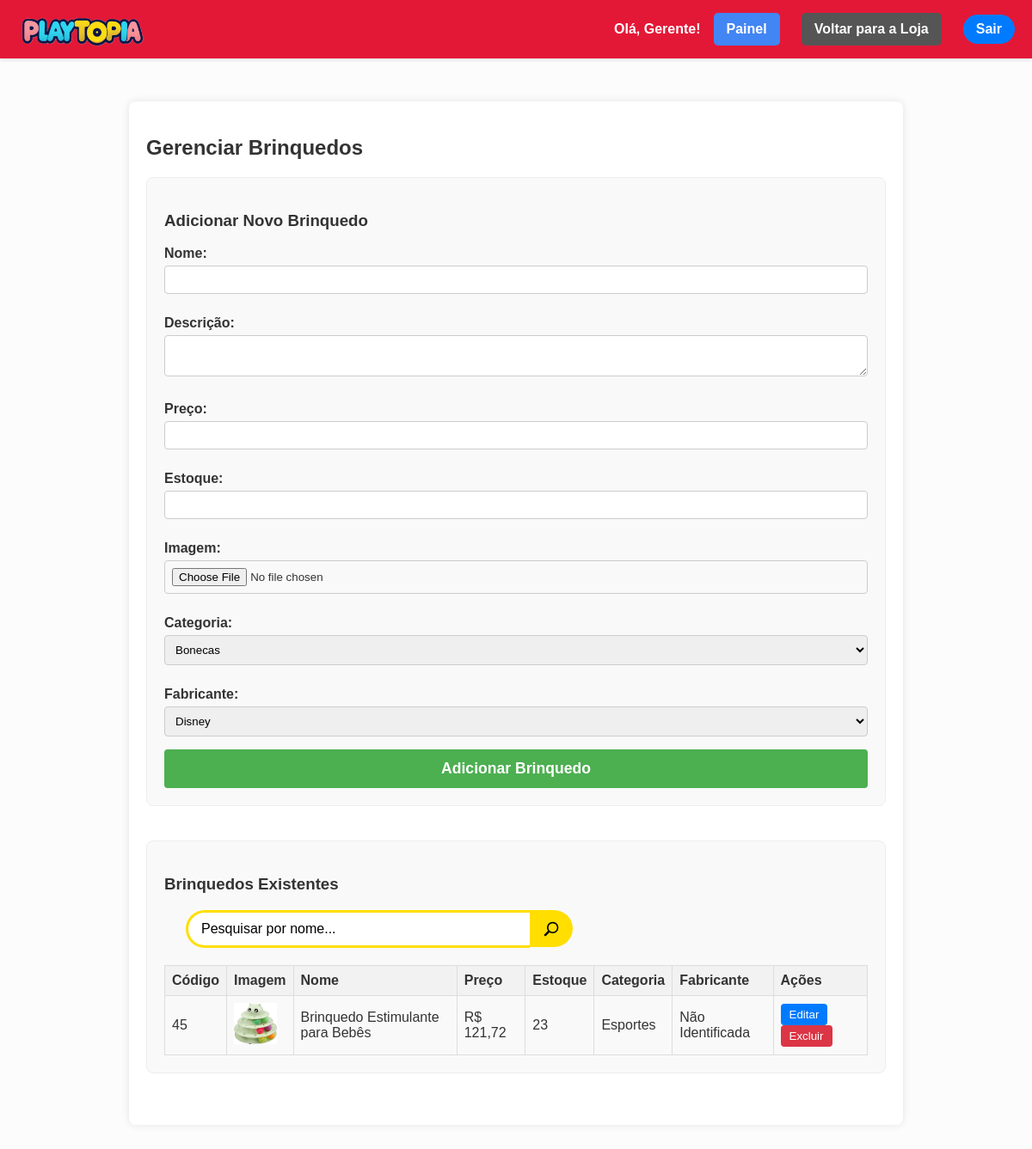
The page /loja_brinquedos/gerenciar_brinquedos.php?busca=Brinquedo Estimulante para Bebês (signed in) on the database its author committed.
### tables this page shows
CREATE TABLE IF NOT EXISTS `brinquedos` (
  `codigo` int(5) NOT NULL AUTO_INCREMENT,
  `nome` varchar(70) NOT NULL,
  `descricao` text NOT NULL,
  `preco` decimal(10,2) NOT NULL,
  `estoque` int(3) NOT NULL DEFAULT '0',
  `imagem` varchar(100) NOT NULL,
  `codcategoria` int(5) NOT NULL,
  `codfabricante` int(5) NOT NULL,
  PRIMARY KEY (`codigo`),
  KEY `codcategoria` (`codcategoria`),
  KEY `codfabricante` (`codfabricante`)
);

CREATE TABLE IF NOT EXISTS `categoria` (
  `codigo` int(5) NOT NULL AUTO_INCREMENT,
  `nome` varchar(100) NOT NULL,
  PRIMARY KEY (`codigo`)
);

CREATE TABLE IF NOT EXISTS `fabricante` (
  `codigo` int(5) NOT NULL AUTO_INCREMENT,
  `nome` varchar(100) NOT NULL,
  PRIMARY KEY (`codigo`),
  UNIQUE KEY `nome` (`nome`)
);

### loja_brinquedos/gerenciar_brinquedos.php (the view, shortened to what this page needs)
<?php
require_once "db_connection.php";
$whereClause = '';
$params = array();
$types = '';
if (isset($_GET['busca']) && !empty($_GET['busca'])) {
    $searchTerm = '%' . $_GET['busca'] . '%';
    $whereClause .= " WHERE b.nome LIKE ?";
    $params[] = &$searchTerm;
    $types .= 's';
}
$sql = "SELECT b.*, c.nome AS categoria_nome, f.nome AS fabricante_nome FROM brinquedos b
        JOIN categoria c ON b.codcategoria = c.codigo
        JOIN fabricante f ON b.codfabricante = f.codigo" . $whereClause . " ORDER BY b.nome ASC";
$stmt = $conn->prepare($sql);
if (!empty($params)) {
    array_unshift($params, $types);
    call_user_func_array(array($stmt, 'bind_param'), $params);
}
$stmt->execute();
$result_brinquedos = $stmt->get_result();
$sql_categorias = "SELECT codigo, nome FROM categoria ORDER BY nome ASC";
$result_categorias = $conn->query($sql_categorias);
$sql_fabricantes = "SELECT codigo, nome FROM fabricante ORDER BY nome ASC";
$result_fabricantes = $conn->query($sql_fabricantes);
?>
<!DOCTYPE html>
<html lang="pt-BR">
<head>
    <link rel="stylesheet" href="styles.css">
</head>
<body>
<div class="header">
    <a href="loja.php">
        <img src="logo.png" alt="Logo da Loja de Brinquedos" class="logo-loja-adm">
    </a>
    <div class="user-actions">
        <span class="welcome-message">Olá, Gerente!</span>
        <a href="administracao.php" class="admin-btn">Painel</a>
        <a href="loja.php" class="home-btn">Voltar para a Loja</a>
        <a href="logout.php" class="logout-btn">Sair</a>
    </div>
</div>
<div class="admin-container">
    <h2>Gerenciar Brinquedos</h2>
    <div class="admin-section">
        <h3>Adicionar Novo Brinquedo</h3>
        <form action="gerenciar_brinquedos.php" method="post" enctype="multipart/form-data" class="add-form">
            <label for="nome">Nome:</label>
            <input type="text" name="nome" id="nome" required>
            <label for="descricao">Descrição:</label>
            <textarea name="descricao" id="descricao" required></textarea>
            <label for="preco">Preço:</label>
            <input type="number" name="preco" id="preco" step="0.01" min="0" required>
            <label for="estoque">Estoque:</label>
            <input type="number" name="estoque" id="estoque" min="0" required>
            <label for="imagem">Imagem:</label>
            <input type="file" name="imagem" id="imagem" required>
            <label for="codcategoria">Categoria:</label>
            <select name="codcategoria" id="codcategoria" required>
                <?php $result_categorias->data_seek(0); ?>
                <?php while($cat = $result_categorias->fetch_assoc()): ?>
                    <option value="<?php echo $cat['codigo']; ?>"><?php echo htmlspecialchars($cat['nome']); ?></option>
                <?php endwhile; ?>
            </select>
            <label for="codfabricante">Fabricante:</label>
            <select name="codfabricante" id="codfabricante" required>
                <?php $result_fabricantes->data_seek(0); ?>
                <?php while($fab = $result_fabricantes->fetch_assoc()): ?>
                    <option value="<?php echo $fab['codigo']; ?>"><?php echo htmlspecialchars($fab['nome']); ?></option>
                <?php endwhile; ?>
            </select>
            <button type="submit" class="submit-btn">Adicionar Brinquedo</button>
        </form>
    </div>
    <div class="admin-section">
        <h3>Brinquedos Existentes</h3>
        <form action="gerenciar_brinquedos.php" method="get" class="search-form">
            <input type="text" name="busca" placeholder="Pesquisar por nome...">
            <button class="search-button" type="submit">
                <img src="lupa.png" alt="Buscar" height="20" width="20">
            </button>
        </form>
        <table class="data-table">
            <thead>
                <tr>
                    <th>Código</th>
                    <th>Imagem</th>
                    <th>Nome</th>
                    <th>Preço</th>
                    <th>Estoque</th>
                    <th>Categoria</th>
                    <th>Fabricante</th>
                    <th>Ações</th>
                </tr>
            </thead>
            <tbody>
                <?php if ($result_brinquedos->num_rows > 0): ?>
                    <?php while($brinquedo = $result_brinquedos->fetch_assoc()): ?>
                    <tr>
                        <td><?php echo htmlspecialchars($brinquedo['codigo']); ?></td>
                        <td><img src="fotos/<?php echo htmlspecialchars($brinquedo['imagem']); ?>" alt="Imagem do Brinquedo" style="width: 50px;"></td>
                        <td><?php echo htmlspecialchars($brinquedo['nome']); ?></td>
                        <td>R$ <?php echo number_format($brinquedo['preco'], 2, ',', '.'); ?></td>
                        <td><?php echo htmlspecialchars($brinquedo['estoque']); ?></td>
                        <td><?php echo htmlspecialchars($brinquedo['categoria_nome']); ?></td>
                        <td><?php echo htmlspecialchars($brinquedo['fabricante_nome']); ?></td>
                        <td class="actions">
                            <form method="post" action="editar_brinquedo.php" style="display:inline;">
                                <button type="submit" class="edit-btn">Editar</button>
                            </form>
                            <form method="post" action="gerenciar_brinquedos.php" style="display:inline;">
                                <button type="submit" class="delete-btn">Excluir</button>
                            </form>
                        </td>
                    </tr>
                    <?php endwhile; ?>
                <?php else: ?>
                    <tr>
                        <td colspan="8">Nenhum brinquedo encontrado.</td>
                    </tr>
                <?php endif; ?>
            </tbody>
        </table>
    </div>
</div>
</body>
</html>

### rows shown on the page
brinquedos: codigo "45", imagem (picture), nome "Brinquedo Estimulante para Bebês", preco "121,72", estoque "23", codcategoria.nome "Esportes", codfabricante.nome "Não Identificada"

### other values the page prints
form field codcategoria "Bonecas"
form field codfabricante "Disney"
